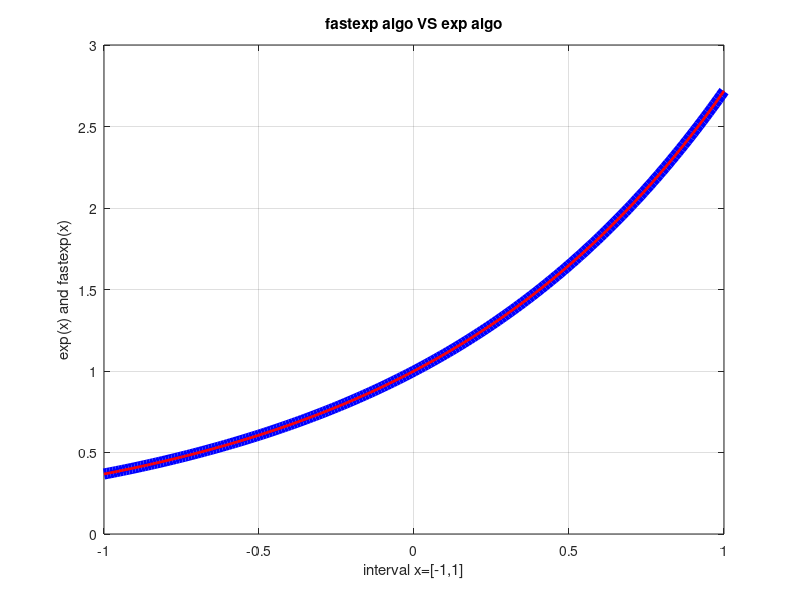

Write MATLAB code to recreate this figure.

a0 = 9.996278957172137756013002477405568253404e-1;
a1 = 9.979387291070364307450237392251445288594e-1;
a2 = 5.028986508540491482566165849167001609232e-1;
a3 = 1.764862321902469630550896534647276819692e-1;
a4 = 3.996291422520886755278730528311966596433e-2;

x = (-1:0.01:1);
len = length(x);
fastexp = zeros(1, len);
for i = 1:len
    fastexp(i) = a0 + x(i) * (a1 + x(i) * (a2 + x(i) * (a3 + x(i) * a4)));
end

plot(x, fastexp, 'LineWidth', 8, 'Color', 'b');
grid on;

hold on;
plot(x, exp(x), 'LineWidth', 2, 'Color', 'r');

xlabel("interval x=[-1,1]");
ylabel("exp(x) and fastexp(x)");
title("fastexp algo VS exp algo");
